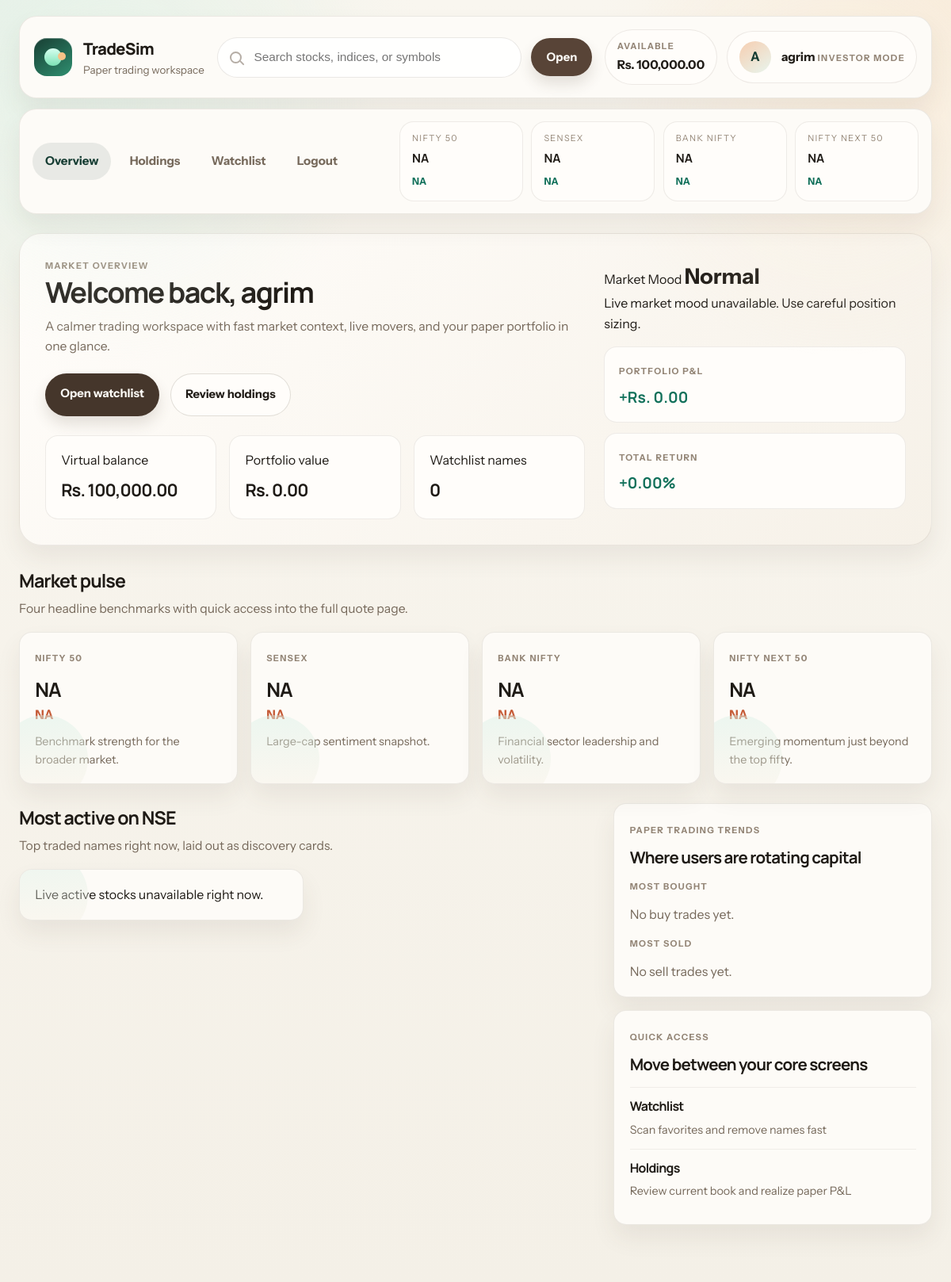
/dashboard.php (signed in), run on the app's committed database.
### tables this page shows
CREATE TABLE `users` (
  `id` int NOT NULL AUTO_INCREMENT,
  `username` varchar(50) NOT NULL,
  `password` varchar(50) NOT NULL,
  `balance` decimal(12,2) NOT NULL DEFAULT '0.00',
  PRIMARY KEY (`id`),
  UNIQUE KEY `username` (`username`)
);

### dashboard.php (the view, shortened to what the rows shown need)
<?php
require_once __DIR__ . "/layout.php";
$user = current_user($conn);
render_header("Dashboard", "dashboard");
?>
<div class="hero-panel premium-hero">
    <div class="welcome-left">
        <p class="small-title">Market overview</p>
        <h2>Welcome back, <?php echo escape($user["username"]); ?></h2>
        <p class="help-text">A calmer trading workspace with fast market context, live movers, and your paper portfolio in one glance.</p>
        <div class="hero-cta-row">
            <a class="primary-link-button" href="watchlist.php">Open watchlist</a>
            <a class="secondary-link-button" href="holdings.php">Review holdings</a>
        </div>
        <div class="hero-stat-grid">
            <div class="hero-stat-card">
                <span>Virtual balance</span>
                <strong>Rs. <?php echo number_format((float) $user["balance"], 2); ?></strong>
            </div>
            <div class="hero-stat-card">
            </div>
            <div class="hero-stat-card">
            </div>
        </div>
    </div>
</div>
<?php render_footer(); ?>

### layout.php (shortened to what the rows shown need)
<?php
require_once __DIR__ . "/app.php";
if (!isset($GLOBALS["layout_shutdown_registered"])) {
    register_shutdown_function(function () {
        echo "</body>";
        echo "</html>";
    });
}
function render_header($title, $active = "")
{
    global $conn;
    $user = isset($_SESSION["user_id"]) ? current_user($conn) : null;
    $marketStrip = isset($_SESSION["user_id"]) ? get_market_strip_snapshot(true) : [];
    ?>
    <!DOCTYPE html>
    <html lang="en">
    <head>
        <link rel="stylesheet" href="style.css">
    </head>
    <body>
    <?php if (isset($_SESSION["user_id"])) : ?>
        <div class="layout">
            <div class="shell-backdrop"></div>
            <div class="header-shell">
                <div class="header-bar">
                    <div class="brand-block">
                        <a class="brand-mark" href="dashboard.php" aria-label="TradeSim home">
                            <span class="brand-mark-core"></span>
                        </a>
                        <div class="logo-box">
                            <h1>TradeSim</h1>
                            <span>Paper trading workspace</span>
                        </div>
                    </div>
                    <div class="top-search-wrap">
                        <form method="get" action="stock.php" class="top-search-form" autocomplete="off">
                            <div class="search-icon" aria-hidden="true"></div>
                            <input type="text" id="top-search-input" name="symbol" placeholder="Search stocks, indices, or symbols" />
                            <button type="submit">Open</button>
                        </form>
                    </div>
                    <div class="header-actions">
                        <div class="balance-pill">
                            <span>Available</span>
                            <strong data-live-balance>Rs. <?php echo number_format((float) $user["balance"], 2); ?></strong>
                        </div>
                        <div class="profile-pill">
                            <div class="profile-avatar"><?php echo strtoupper(substr($user["username"], 0, 1)); ?></div>
                            <div>
                                <strong><?php echo escape($user["username"]); ?></strong>
                                <span>Investor mode</span>
                            </div>
                        </div>
                    </div>
                </div>
                <div class="header-subbar">
                    <div class="nav-links">
                        <a class="<?php echo $active === "dashboard" ? "active" : ""; ?>" href="dashboard.php">Overview</a>
                        <a class="<?php echo $active === "holdings" ? "active" : ""; ?>" href="holdings.php">Holdings</a>
                        <a class="<?php echo $active === "watchlist" ? "active" : ""; ?>" href="watchlist.php">Watchlist</a>
                        <a href="logout.php">Logout</a>
                    </div>
                    <div class="market-strip">
                        <?php
                        $marketStripTemplate = [
                            ["label" => "NIFTY 50", "symbol" => "NIFTY 50"],
                            ["label" => "SENSEX", "symbol" => "SENSEX"],
                            ["label" => "BANK NIFTY", "symbol" => "NIFTY BANK"],
                            ["label" => "NIFTY NEXT 50", "symbol" => "NIFTY NEXT 50"]
                        ];
                        $stripMap = [];
                        foreach ($marketStrip as $item) {
                            $stripMap[$item["symbol"]] = $item;
                        }
                        foreach ($marketStripTemplate as $item) :
                            $row = isset($stripMap[$item["symbol"]]) ? $stripMap[$item["symbol"]] : null;
                            $last = $row && isset($row["last"]) ? (float) $row["last"] : 0;
                            $change = $row && isset($row["percentChange"]) ? (float) $row["percentChange"] : 0;
                            ?>
                            <a class="ticker-chip" data-market-symbol="<?php echo escape($item["symbol"]); ?>" href="stock.php?symbol=<?php echo urlencode($item["symbol"]); ?>">
                                <span><?php echo escape($item["label"]); ?></span>
                                <strong data-market-last><?php echo $last > 0 ? number_format($last, 2) : "NA"; ?></strong>
                                <em data-market-change class="<?php echo $change >= 0 ? "profit" : "loss"; ?>">
                                    <?php echo $last > 0 ? (($change >= 0 ? "+" : "") . number_format($change, 2) . "%") : "NA"; ?>
                                </em>
                            </a>
                        <?php endforeach; ?>
                    </div>
                </div>
            </div>
            <div class="page-body">
    <?php else : ?>
        <div class="login-area">
    <?php endif; ?>
    <?php
}
function render_footer()
{
    echo "</div>";
    if (isset($_SESSION["user_id"])) {
        echo "</div>";
    }
    ?>
    <?php
}

### data on the page
users: balance "100,000.00", username "A", username "agrim"

### other printed values
$item["label"] "NIFTY 50"
$item["label"] "SENSEX"
$item["label"] "BANK NIFTY"
$item["label"] "NIFTY NEXT 50"
$liveValue "0.00"
$watchlistCount "0"
$marketMood["title"] "Normal"
$marketMood["text"] "Live market mood unavailable. Use careful position sizing."
$portfolioPnL "0.00"
$portfolioReturn "0.00"
